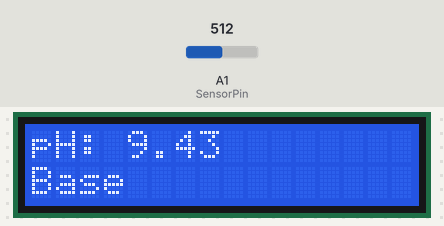
The sketch below on a simulated Arduino Uno, built with avr-gcc and run on an emulated ATmega328P. Parts: 16×2 character LCD. The inputs (shaded band) are chosen by the test bench; at power-on: A1 (SensorPin) = 512. What the sketch prints to the serial monitor is not drawn.

Above: at 1.2 s.
1.3 s: A1 (SensorPin) set to 383
At 2.7 s:
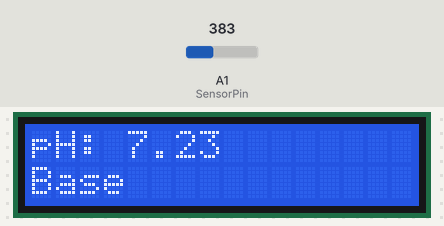
4.3 s: A1 (SensorPin) set to 372
At 5.8 s:
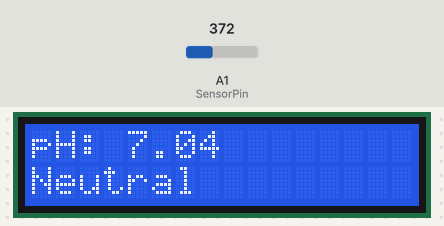
7.3 s: A1 (SensorPin) set to 306
At 8.1 s:
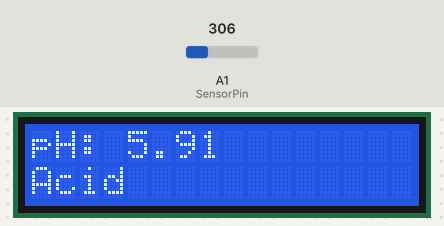
Timing chart, 0 to 10.3 s (numbered marks = the images above; inputs shaded):
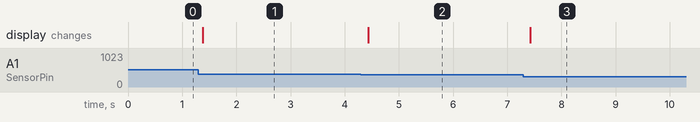

The sketch:

ph.ino
```cpp
#include <Wire.h>
#include <LiquidCrystal_I2C.h>
LiquidCrystal_I2C lcd(0x3f,16,2);
#define SensorPin A1
#define PhotoPin 2
#define OFFSET 0.00
int count = 0;
char *printed_text[] = {"Neutral", "Acid", "Base"};

void setup(){
  pinMode(PhotoPin, INPUT);
  Serial.begin(9600);
  lcd.init();
  lcd.backlight();
  lcd.setCursor(0,0);
  lcd.print("pH: ");
}

void loop(){
  /*
  while (digitalRead(PhotoPin));
  while (!digitalRead(PhotoPin));

  count ++;
  */
  int SensorValue = analogRead(SensorPin);
  int message_num;
  float phValue=(float)SensorValue * 5.0 / 1024;
  phValue = (phValue * 3.5) + OFFSET + 0.68;
  lcd.setCursor(4,0);
  lcd.print(phValue);
  Serial.print("pH:");
  Serial.println(phValue,2);

  if (6.95<phValue && phValue<7.04){
    message_num = 0;
  }else{
    if(phValue<6.94){
      message_num = 1;
    }else{
      message_num = 2;
    }
  }
  lcd.setCursor(0,1);
  lcd.print("       ");
  Serial.println(printed_text[message_num]);
  lcd.setCursor(0,1);
  lcd.print(printed_text[message_num]);
  delay(100);
}
```

Measured:
- the behaviour switches between 373 and 372 on A1 (SensorPin) (found by bisection; images 1 and 2)
- after the input at 1.3 s, the display: changes after 0.08 s (image 1)
- after the input at 4.3 s, the display: changes after 0.13 s (image 2)
- after the input at 7.3 s, the display: changes after 0.13 s (image 3)
